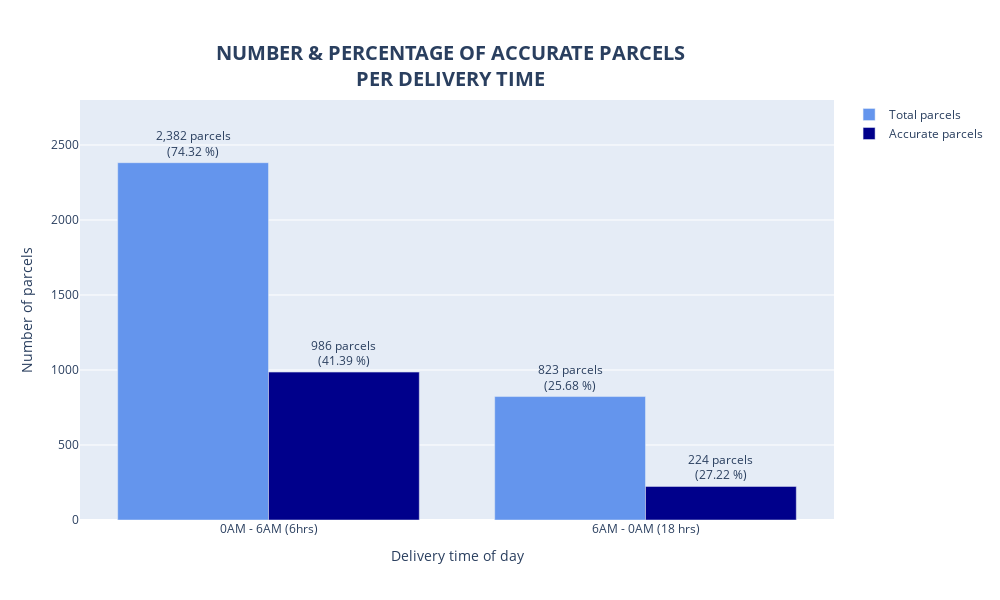

The notebook cell saved with this chart:
### Markdown cell above
#### 4. PARCELS WITH ACCURATE EDDs PER DELIVERY TIME

### Code cell
# PLOT
x = ['0AM - 6AM (6hrs)', '6AM - 0AM (18 hrs)']
COUNT_TOTAL_MIDNIGHT = last_normal_edd_tbl[last_normal_edd_tbl['final_delivery_date'].dt.hour<6].shape[0]
COUNT_TOTAL_DAY = last_normal_edd_tbl[(last_normal_edd_tbl['final_delivery_date'].dt.hour>=6) & (last_normal_edd_tbl['final_delivery_date'].dt.hour<24)].shape[0]
COUNT_ACCURATE_MIDNIGHT = last_normal_edd_tbl[(last_normal_edd_tbl['EDD_is_accurate']==True) & (last_normal_edd_tbl['final_delivery_date'].dt.hour<6)].shape[0]
COUNT_ACCURATE_DAY = last_normal_edd_tbl[(last_normal_edd_tbl['EDD_is_accurate']==True) & 
                                       (last_normal_edd_tbl['final_delivery_date'].dt.hour>=6) 
                                       & (last_normal_edd_tbl['final_delivery_date'].dt.hour<24)].shape[0]
PERC_ACCURATE_MIDNIGHT = COUNT_ACCURATE_MIDNIGHT/COUNT_TOTAL_MIDNIGHT*100
PERC_ACCURATE_DAY = COUNT_ACCURATE_DAY/COUNT_TOTAL_DAY*100

y_total_parcels = [COUNT_TOTAL_MIDNIGHT, COUNT_TOTAL_DAY]
y_accurate_parcels = [COUNT_ACCURATE_MIDNIGHT, COUNT_ACCURATE_DAY]

fig = go.Figure(data=[
    go.Bar(name='Total parcels', x=x, y=y_total_parcels, 
           marker_color='cornflowerblue',
           customdata= [y_total_parcels[i]/TOTAL_PARCELS*100 for i in range(len(y_total_parcels))], 
           texttemplate='%{y:,} parcels<br>(%{customdata:.2f} %)', textposition = 'outside'
           ),
    go.Bar(name='Accurate parcels', x=x, y=y_accurate_parcels, 
           marker_color='darkblue', 
           customdata= [y_accurate_parcels[i]/y_total_parcels[i]*100 for i in range(len(y_total_parcels))], 
           texttemplate='%{y:,} parcels<br>(%{customdata:.2f} %)', textposition = 'outside'
           )
])
fig.update_layout(
    barmode='group',
    width=1000,
    height=600,
    title='<b>NUMBER & PERCENTAGE OF ACCURATE PARCELS<br>PER DELIVERY TIME<b>', title_font={'size':20},
    title_x=.45, title_y=.9,
    xaxis={'title': 'Delivery time of day', 'showgrid':False}, 
    yaxis={'title':'Number of parcels','range':[0,2800]}
)
fig.show()

### Figure 1 — Plotly figure (JSON) as saved in the notebook; plotly's stock layout.template omitted (floating-point values rounded to 4 significant figures)
{"data": [{"customdata": [74.32, 25.68], "marker": {"color": "cornflowerblue"}, "name": "Total parcels", "textposition": "outside", "texttemplate": "%{y:,} parcels<br>(%{customdata:.2f} %)", "type": "bar", "x": ["0AM - 6AM (6hrs)", "6AM - 0AM (18 hrs)"], "y": [2382, 823]}, {"customdata": [41.39, 27.22], "marker": {"color": "darkblue"}, "name": "Accurate parcels", "textposition": "outside", "texttemplate": "%{y:,} parcels<br>(%{customdata:.2f} %)", "type": "bar", "x": ["0AM - 6AM (6hrs)", "6AM - 0AM (18 hrs)"], "y": [986, 224]}], "layout": {"barmode": "group", "height": 600, "title": {"font": {"size": 20}, "text": "<b>NUMBER & PERCENTAGE OF ACCURATE PARCELS<br>PER DELIVERY TIME<b>", "x": 0.45, "y": 0.9}, "width": 1000, "xaxis": {"showgrid": false, "title": {"text": "Delivery time of day"}}, "yaxis": {"range": [0, 2800], "title": {"text": "Number of parcels"}}}}
